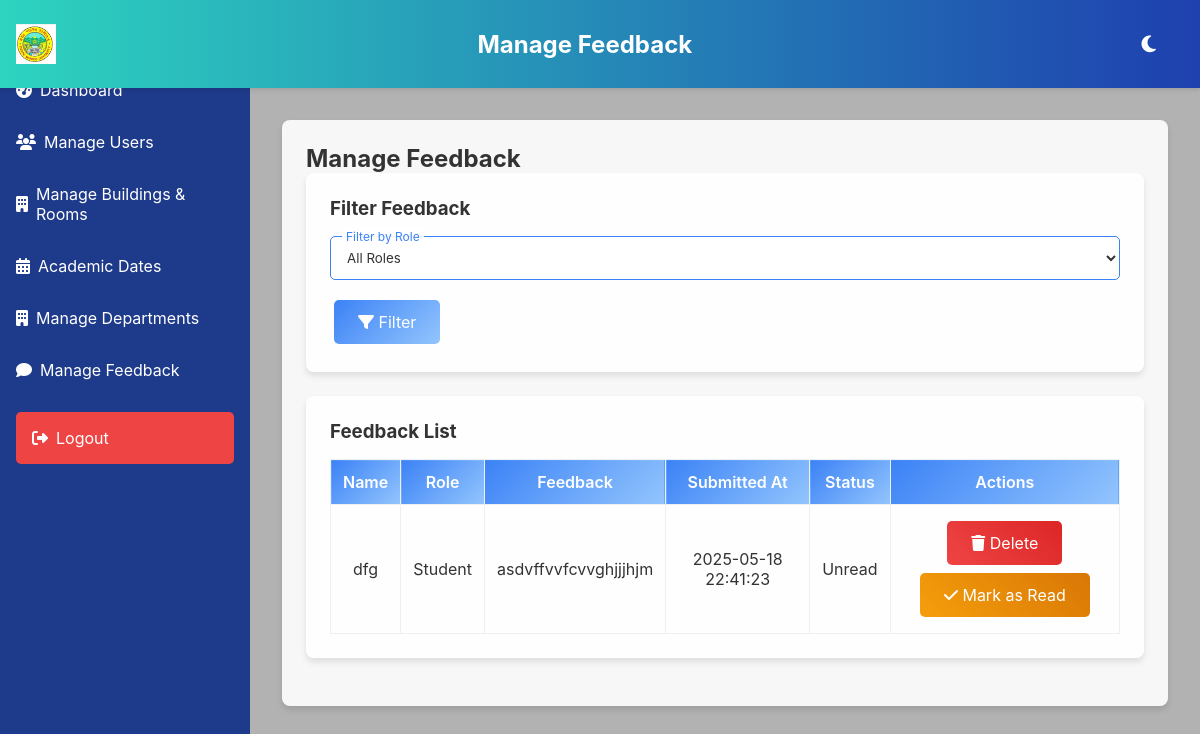
The app's page /view_feedback.php (signed in) with its own data.
### tables this page shows
CREATE TABLE `feedback` (
  `feedback_id` int(11) NOT NULL,
  `user_id` int(11) DEFAULT NULL,
  `role` varchar(20) DEFAULT NULL,
  `name` varchar(100) DEFAULT NULL,
  `feedback_message` text DEFAULT NULL,
  `submitted_at` timestamp NOT NULL DEFAULT current_timestamp(),
  `is_read` tinyint(1) DEFAULT 0
);

### view_feedback.php (the view, shortened to what this page needs)
<?php
include 'database/db_connection.php';
$role_filter = isset($_GET['role']) ? $conn->real_escape_string($_GET['role']) : 'all';
$where_clause = $role_filter === 'all' ? '' : "WHERE role = '$role_filter'";
$sql = "SELECT feedback_id, role, name, user_id, feedback_message,
               COALESCE(submitted_at, 'N/A') AS submitted_at,
               COALESCE(is_read, FALSE) AS is_read
        FROM feedback
        $where_clause
        ORDER BY COALESCE(submitted_at, NOW()) DESC";
$feedback_result = $conn->query($sql);
$feedbacks = $feedback_result ? $feedback_result->fetch_all(MYSQLI_ASSOC) : [];
?>
<!DOCTYPE html>
<html lang="en">
<head>
    <link rel="stylesheet" href="https://cdnjs.cloudflare.com/ajax/libs/font-awesome/6.4.0/css/all.min.css">
</head>
<body>
    <header class="header">
        <img src="image/markoslogo.jpg" alt="Markos University Logo" class="logo" onerror="this.src='https://via.placeholder.com/40';">
        <h1>Manage Feedback</h1>
        <button class="theme-toggle" aria-label="Toggle theme" onclick="toggleTheme()">
            <i class="fas fa-moon"></i>
        </button>
    </header>
    <nav class="sidebar" id="sidebar">
        <a href="admin_dashboard.php"><i class="fas fa-tachometer-alt"></i> Dashboard</a>
        <a href="manage_users.php"><i class="fas fa-users"></i> Manage Users</a>
        <a href="manage_rooms.php"><i class="fas fa-building"></i> Manage Buildings & Rooms</a>
        <a href="set_academic_dates.php"><i class="fas fa-calendar-alt"></i> Academic Dates</a>
        <a href="register_department.php"><i class="fas fa-building"></i> Manage Departments</a>
        <a href="manage_feedback.php"><i class="fas fa-comment"></i> Manage Feedback</a>
        <a href="logout.php" class="logout"><i class="fas fa-sign-out-alt"></i> Logout</a>
    </nav>
    <main class="main-content" id="main-content">
        <div class="card">
            <h2>Manage Feedback</h2>
            <div class="card">
                <h3>Filter Feedback</h3>
                <form method="get" id="filterForm">
                    <div class="form-group">
                        <select name="role" id="role_filter">
                            <option value="all" <?php echo $role_filter === 'all' ? 'selected' : ''; ?>>All Roles</option>
                        </select>
                        <label for="role_filter">Filter by Role</label>
                    </div>
                    <button type="submit" data-tooltip="Apply Filter"><i class="fas fa-filter"></i> Filter</button>
                </form>
            </div>
            <div class="card table-container">
                <h3>Feedback List</h3>
                <?php if (!empty($feedbacks)): ?>
                    <table>
                        <thead>
                            <tr>
                                <th>Name</th>
                                <th>Role</th>
                                <th>Feedback</th>
                                <th>Submitted At</th>
                                <th>Status</th>
                                <th>Actions</th>
                            </tr>
                        </thead>
                        <tbody>
                            <?php foreach ($feedbacks as $feedback): ?>
                                <tr <?php echo $feedback['is_read'] ? 'class="read"' : ''; ?>>
                                    <td><?php echo htmlspecialchars($feedback['name']); ?></td>
                                    <td><?php echo htmlspecialchars($feedback['role']); ?></td>
                                    <td><?php echo htmlspecialchars($feedback['feedback_message']); ?></td>
                                    <td><?php echo htmlspecialchars($feedback['submitted_at']); ?></td>
                                    <td><?php echo $feedback['is_read'] ? 'Read' : 'Unread'; ?></td>
                                    <td>
                                        <button class="delete-btn" data-tooltip="Delete Feedback" onclick="openDeleteModal(<?php echo $feedback['feedback_id']; ?>)">
                                            <i class="fas fa-trash"></i> Delete
                                        </button>
                                        <?php if (!$feedback['is_read']): ?>
                                            <button class="read-btn" data-tooltip="Mark as Read" onclick="openReadModal(<?php echo $feedback['feedback_id']; ?>)">
                                                <i class="fas fa-check"></i> Mark as Read
                                            </button>
                                        <?php endif; ?>
                                    </td>
                                </tr>
                            <?php endforeach; ?>
                        </tbody>
                    </table>
                <?php else: ?>
                    <p>No feedback available.</p>
                <?php endif; ?>
            </div>
        </div>
    </main>
</body>
</html>

### view_feedback.php (style rules this page uses)
:root { --primary: #3b82f6; --secondary: #93c5fd; --background: url('image/admin.jpg'); --card-bg: rgba(255, 255, 255, 0.9); --text: #333; --sidebar-bg: #1e3a8a; --gradient: linear-gradient(135deg, #3b82f6, #93c5fd); --error: #ef4444; --warning: #f59e0b; --success: #22c55e; }
* { margin: 0; padding: 0; box-sizing: border-box; font-family: 'Inter', Arial, sans-serif; }
body { background: var(--background); background-size: cover; background-position: center; background-repeat: no-repeat; color: var(--text); min-height: 100vh; position: relative; transition: background 0.3s, color 0.3s; }
body::before { content: ''; position: absolute; top: 0; left: 0; width: 100%; height: 100%; background: rgba(0, 0, 0, 0.3); z-index: -1; }
body::after { content: ''; position: absolute; top: 0; left: 0; width: 100%; height: 100%; background: url('https://www.transparenttextures.com/patterns/white-diamond.png'); opacity: 0.05; z-index: -2; }
.header { background: linear-gradient(to right, #2dd4bf, #1e40af); color: white; padding: 1rem; position: sticky; top: 0; z-index: 1000; display: flex; justify-content: space-between; align-items: center; box-shadow: 0 2px 4px rgba(0, 0, 0, 0.1); }
.header img.logo { height: 40px; }
.header h1 { font-size: 1.5rem; margin: 0; }
.sidebar { width: 250px; background: var(--sidebar-bg); color: white; position: fixed; top: 0; left: 0; height: 100%; transform: translateX(0); transition: transform 0.3s; padding-top: 4rem; }
.sidebar a { display: flex; align-items: center; padding: 1rem; color: white; text-decoration: none; transition: background 0.2s; }
.sidebar a i { margin-right: 0.5rem; }
.sidebar a.logout { background: var(--error); margin: 1rem; border-radius: 5px; }
.main-content { margin-left: 250px; padding: 2rem; transition: margin-left 0.3s; }
.card { background: var(--card-bg); border-radius: 8px; box-shadow: 0 4px 6px rgba(0, 0, 0, 0.1); padding: 1.5rem; margin-bottom: 1.5rem; transition: transform 0.2s; }
.form-group { position: relative; margin: 1rem 0; }
select { width: 100%; padding: 0.75rem; border: 1px solid var(--primary); border-radius: 5px; background: var(--card-bg); color: var(--text); transition: border-color 0.3s, box-shadow 0.3s; }
label { position: absolute; top: 50%; left: 0.75rem; transform: translateY(-50%); color: #7f8c8d; transition: all 0.3s ease; pointer-events: none; background: var(--card-bg); padding: 0 0.25rem; }
select:focus + label, select:not([value=""]) + label { top: 0; font-size: 0.75rem; color: var(--primary); }
button { background: var(--gradient); color: white; padding: 0.75rem 1.5rem; border: none; border-radius: 5px; cursor: pointer; font-size: 1rem; transition: transform 0.3s, box-shadow 0.3s; position: relative; margin: 0.25rem; }
.delete-btn { background: linear-gradient(45deg, #ef4444, #dc2626); }
.read-btn { background: linear-gradient(45deg, #f59e0b, #d97706); }
.table-container { overflow-x: auto; }
table { width: 100%; border-collapse: collapse; margin-top: 1rem; }
th, td { padding: 0.75rem; border: 1px solid #ecf0f1; text-align: center; }
th { background: var(--gradient); color: white; font-weight: 600; }
.theme-toggle { background: none; border: none; color: white; font-size: 1.2rem; cursor: pointer; }

### records on screen
feedback: name "dfg", role "Student", feedback_message "asdvffvvfcvvghjjjhjm", submitted_at "2025-05-18 22:41:23"
